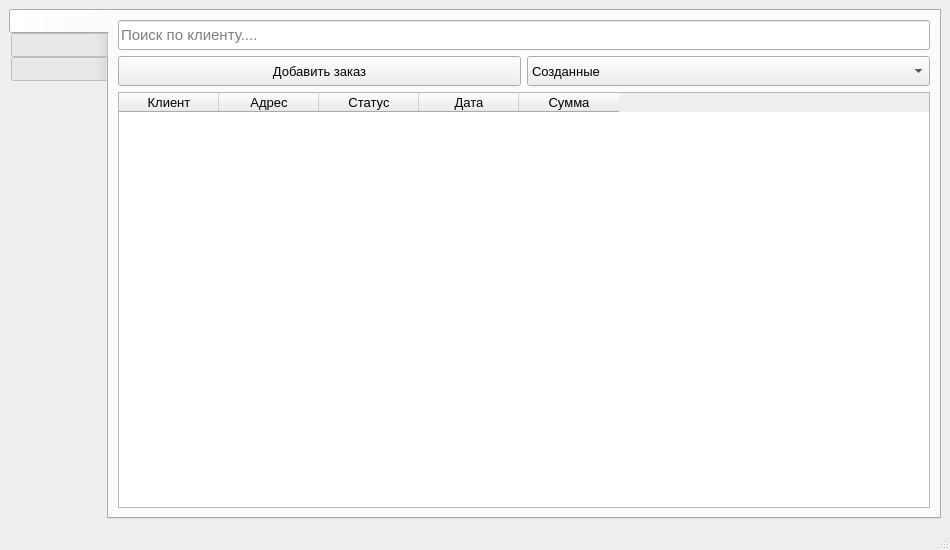
<?xml version="1.0" encoding="UTF-8"?>
<ui version="4.0">
 <class>MainWindow</class>
 <widget class="QMainWindow" name="MainWindow">
  <property name="geometry">
   <rect>
    <x>0</x>
    <y>0</y>
    <width>950</width>
    <height>550</height>
   </rect>
  </property>
  <property name="windowTitle">
   <string>Книжный магазин</string>
  </property>
  <property name="windowIcon">
   <iconset>
    <normaloff>../icons/shop.png</normaloff>../icons/shop.png</iconset>
  </property>
  <widget class="QWidget" name="centralwidget">
   <layout class="QGridLayout" name="gridLayout">
    <item row="0" column="0">
     <widget class="QTabWidget" name="tabWidget">
      <property name="enabled">
       <bool>true</bool>
      </property>
      <property name="font">
       <font>
        <kerning>true</kerning>
       </font>
      </property>
      <property name="mouseTracking">
       <bool>false</bool>
      </property>
      <property name="tabletTracking">
       <bool>false</bool>
      </property>
      <property name="contextMenuPolicy">
       <enum>Qt::ActionsContextMenu</enum>
      </property>
      <property name="acceptDrops">
       <bool>false</bool>
      </property>
      <property name="layoutDirection">
       <enum>Qt::LeftToRight</enum>
      </property>
      <property name="autoFillBackground">
       <bool>false</bool>
      </property>
      <property name="styleSheet">
       <string notr="true">QTabBar::tab { min-width: 100px; min-width: 100px; }</string>
      </property>
      <property name="tabPosition">
       <enum>QTabWidget::West</enum>
      </property>
      <property name="tabShape">
       <enum>QTabWidget::Rounded</enum>
      </property>
      <property name="currentIndex">
       <number>0</number>
      </property>
      <property name="iconSize">
       <size>
        <width>120</width>
        <height>120</height>
       </size>
      </property>
      <property name="elideMode">
       <enum>Qt::ElideNone</enum>
      </property>
      <property name="usesScrollButtons">
       <bool>false</bool>
      </property>
      <property name="documentMode">
       <bool>false</bool>
      </property>
      <property name="tabsClosable">
       <bool>false</bool>
      </property>
      <property name="movable">
       <bool>false</bool>
      </property>
      <property name="tabBarAutoHide">
       <bool>false</bool>
      </property>
      <widget class="QWidget" name="tab">
       <property name="sizePolicy">
        <sizepolicy hsizetype="Preferred" vsizetype="Preferred">
         <horstretch>0</horstretch>
         <verstretch>0</verstretch>
        </sizepolicy>
       </property>
       <property name="focusPolicy">
        <enum>Qt::NoFocus</enum>
       </property>
       <attribute name="icon">
        <iconset>
         <normaloff>../icons/shop_book.png</normaloff>../icons/shop_book.png</iconset>
       </attribute>
       <attribute name="title">
        <string/>
       </attribute>
       <layout class="QGridLayout" name="gridLayout_2">
        <item row="2" column="0">
         <layout class="QVBoxLayout" name="verticalLayout_2">
          <item>
           <widget class="QTableWidget" name="tableOrderWidget">
            <property name="maximumSize">
             <size>
              <width>16777215</width>
              <height>16777215</height>
             </size>
            </property>
            <property name="font">
             <font>
              <pointsize>10</pointsize>
             </font>
            </property>
            <property name="frameShape">
             <enum>QFrame::StyledPanel</enum>
            </property>
            <property name="frameShadow">
             <enum>QFrame::Sunken</enum>
            </property>
            <property name="lineWidth">
             <number>1</number>
            </property>
            <property name="editTriggers">
             <set>QAbstractItemView::DoubleClicked|QAbstractItemView::SelectedClicked</set>
            </property>
            <property name="alternatingRowColors">
             <bool>false</bool>
            </property>
            <property name="selectionBehavior">
             <enum>QAbstractItemView::SelectRows</enum>
            </property>
            <property name="gridStyle">
             <enum>Qt::SolidLine</enum>
            </property>
            <property name="sortingEnabled">
             <bool>false</bool>
            </property>
            <column>
             <property name="text">
              <string>Клиент</string>
             </property>
            </column>
            <column>
             <property name="text">
              <string>Адрес</string>
             </property>
            </column>
            <column>
             <property name="text">
              <string>Статус</string>
             </property>
            </column>
            <column>
             <property name="text">
              <string>Дата</string>
             </property>
            </column>
            <column>
             <property name="text">
              <string>Сумма</string>
             </property>
            </column>
           </widget>
          </item>
         </layout>
        </item>
        <item row="1" column="0">
         <layout class="QHBoxLayout" name="horizontalLayout">
          <item>
           <layout class="QVBoxLayout" name="verticalLayout">
            <item>
             <widget class="QPushButton" name="addOrder">
              <property name="minimumSize">
               <size>
                <width>0</width>
                <height>30</height>
               </size>
              </property>
              <property name="font">
               <font>
                <pointsize>10</pointsize>
               </font>
              </property>
              <property name="text">
               <string>Добавить заказ</string>
              </property>
             </widget>
            </item>
           </layout>
          </item>
          <item>
           <layout class="QVBoxLayout" name="verticalLayout_4">
            <item>
             <widget class="QComboBox" name="comboStatus">
              <property name="minimumSize">
               <size>
                <width>0</width>
                <height>30</height>
               </size>
              </property>
              <property name="font">
               <font>
                <pointsize>10</pointsize>
               </font>
              </property>
              <property name="currentIndex">
               <number>3</number>
              </property>
              <item>
               <property name="text">
                <string>Отправленные</string>
               </property>
              </item>
              <item>
               <property name="text">
                <string>Доставленные</string>
               </property>
              </item>
              <item>
               <property name="text">
                <string>В сборке</string>
               </property>
              </item>
              <item>
               <property name="text">
                <string>Созданные</string>
               </property>
              </item>
              <item>
               <property name="text">
                <string>Отмененные</string>
               </property>
              </item>
             </widget>
            </item>
           </layout>
          </item>
         </layout>
        </item>
        <item row="0" column="0">
         <layout class="QVBoxLayout" name="verticalLayout_11">
          <item>
           <widget class="QLineEdit" name="searchOrder">
            <property name="sizePolicy">
             <sizepolicy hsizetype="Preferred" vsizetype="Fixed">
              <horstretch>0</horstretch>
              <verstretch>100</verstretch>
             </sizepolicy>
            </property>
            <property name="minimumSize">
             <size>
              <width>0</width>
              <height>30</height>
             </size>
            </property>
            <property name="font">
             <font>
              <pointsize>11</pointsize>
             </font>
            </property>
            <property name="placeholderText">
             <string>Поиск по клиенту....</string>
            </property>
           </widget>
          </item>
         </layout>
        </item>
       </layout>
      </widget>
      <widget class="QWidget" name="tab_2">
       <property name="sizePolicy">
        <sizepolicy hsizetype="Expanding" vsizetype="Expanding">
         <horstretch>0</horstretch>
         <verstretch>0</verstretch>
        </sizepolicy>
       </property>
       <attribute name="icon">
        <iconset>
         <normaloff>../icons/book.png</normaloff>../icons/book.png</iconset>
       </attribute>
       <attribute name="title">
        <string/>
       </attribute>
       <layout class="QGridLayout" name="gridLayout_3">
        <item row="1" column="0">
         <layout class="QHBoxLayout" name="horizontalLayout_2">
          <item>
           <layout class="QVBoxLayout" name="verticalLayout_6">
            <item>
             <widget class="QPushButton" name="addBook">
              <property name="minimumSize">
               <size>
                <width>0</width>
                <height>30</height>
               </size>
              </property>
              <property name="font">
               <font>
                <pointsize>10</pointsize>
               </font>
              </property>
              <property name="text">
               <string>Добавить книгу</string>
              </property>
             </widget>
            </item>
           </layout>
          </item>
          <item>
           <layout class="QVBoxLayout" name="verticalLayout_7">
            <item>
             <widget class="QPushButton" name="addArrival">
              <property name="minimumSize">
               <size>
                <width>0</width>
                <height>30</height>
               </size>
              </property>
              <property name="font">
               <font>
                <pointsize>10</pointsize>
               </font>
              </property>
              <property name="text">
               <string>Добавить поступление</string>
              </property>
             </widget>
            </item>
           </layout>
          </item>
         </layout>
        </item>
        <item row="2" column="0">
         <layout class="QVBoxLayout" name="verticalLayout_5">
          <item>
           <widget class="QTableWidget" name="tableBookWidget">
            <property name="font">
             <font>
              <pointsize>10</pointsize>
             </font>
            </property>
            <property name="frameShape">
             <enum>QFrame::StyledPanel</enum>
            </property>
            <property name="frameShadow">
             <enum>QFrame::Sunken</enum>
            </property>
            <property name="lineWidth">
             <number>1</number>
            </property>
            <property name="midLineWidth">
             <number>2</number>
            </property>
            <property name="sizeAdjustPolicy">
             <enum>QAbstractScrollArea::AdjustToContents</enum>
            </property>
            <property name="tabKeyNavigation">
             <bool>true</bool>
            </property>
            <property name="showDropIndicator" stdset="0">
             <bool>true</bool>
            </property>
            <property name="selectionBehavior">
             <enum>QAbstractItemView::SelectRows</enum>
            </property>
            <property name="textElideMode">
             <enum>Qt::ElideRight</enum>
            </property>
            <property name="showGrid">
             <bool>true</bool>
            </property>
            <property name="gridStyle">
             <enum>Qt::SolidLine</enum>
            </property>
            <property name="sortingEnabled">
             <bool>false</bool>
            </property>
            <property name="wordWrap">
             <bool>true</bool>
            </property>
            <column>
             <property name="text">
              <string>Название</string>
             </property>
            </column>
            <column>
             <property name="text">
              <string>Автор</string>
             </property>
            </column>
            <column>
             <property name="text">
              <string>Жанр(-ы)</string>
             </property>
            </column>
            <column>
             <property name="text">
              <string>Издатель</string>
             </property>
            </column>
            <column>
             <property name="text">
              <string>Год издания</string>
             </property>
            </column>
            <column>
             <property name="text">
              <string>Цена</string>
             </property>
            </column>
            <column>
             <property name="text">
              <string>Количество</string>
             </property>
            </column>
           </widget>
          </item>
         </layout>
        </item>
        <item row="0" column="0">
         <layout class="QHBoxLayout" name="horizontalLayout_3">
          <item>
           <widget class="QLineEdit" name="searchBook">
            <property name="minimumSize">
             <size>
              <width>0</width>
              <height>30</height>
             </size>
            </property>
            <property name="font">
             <font>
              <pointsize>10</pointsize>
             </font>
            </property>
            <property name="placeholderText">
             <string>Поиск книги...</string>
            </property>
           </widget>
          </item>
         </layout>
        </item>
       </layout>
      </widget>
      <widget class="QWidget" name="tab_3">
       <attribute name="icon">
        <iconset>
         <normaloff>../icons/clipboard.png</normaloff>../icons/clipboard.png</iconset>
       </attribute>
       <attribute name="title">
        <string/>
       </attribute>
       <layout class="QGridLayout" name="gridLayout_4">
        <item row="0" column="0" colspan="3">
         <layout class="QHBoxLayout" name="horizontalLayout_4">
          <item>
           <widget class="QCommandLinkButton" name="sales">
            <property name="maximumSize">
             <size>
              <width>16777215</width>
              <height>50</height>
             </size>
            </property>
            <property name="font">
             <font>
              <pointsize>14</pointsize>
             </font>
            </property>
            <property name="text">
             <string>Продажи за 3 месяца</string>
            </property>
            <property name="icon">
             <iconset>
              <normaloff>../icons/growth.png</normaloff>../icons/growth.png</iconset>
            </property>
            <property name="iconSize">
             <size>
              <width>60</width>
              <height>30</height>
             </size>
            </property>
           </widget>
          </item>
         </layout>
        </item>
        <item row="1" column="0" colspan="3">
         <layout class="QHBoxLayout" name="horizontalLayout_5">
          <item>
           <widget class="QCommandLinkButton" name="topClient">
            <property name="maximumSize">
             <size>
              <width>16777215</width>
              <height>50</height>
             </size>
            </property>
            <property name="font">
             <font>
              <pointsize>14</pointsize>
             </font>
            </property>
            <property name="text">
             <string>Самые частые покупатели</string>
            </property>
            <property name="icon">
             <iconset>
              <normaloff>../icons/client.png</normaloff>../icons/client.png</iconset>
            </property>
            <property name="iconSize">
             <size>
              <width>60</width>
              <height>30</height>
             </size>
            </property>
           </widget>
          </item>
         </layout>
        </item>
        <item row="2" column="0" colspan="3">
         <layout class="QHBoxLayout" name="horizontalLayout_6">
          <item>
           <widget class="QCommandLinkButton" name="topSellingBooksMonth">
            <property name="maximumSize">
             <size>
              <width>16777215</width>
              <height>50</height>
             </size>
            </property>
            <property name="font">
             <font>
              <pointsize>14</pointsize>
             </font>
            </property>
            <property name="text">
             <string>Самые продаваемые книги за месяц</string>
            </property>
            <property name="icon">
             <iconset>
              <normaloff>../icons/bookReport.png</normaloff>../icons/bookReport.png</iconset>
            </property>
            <property name="iconSize">
             <size>
              <width>60</width>
              <height>30</height>
             </size>
            </property>
           </widget>
          </item>
         </layout>
        </item>
        <item row="3" column="0" colspan="3">
         <layout class="QHBoxLayout" name="horizontalLayout_7">
          <item>
           <widget class="QCommandLinkButton" name="topSellingBooks">
            <property name="maximumSize">
             <size>
              <width>16777215</width>
              <height>50</height>
             </size>
            </property>
            <property name="font">
             <font>
              <pointsize>14</pointsize>
             </font>
            </property>
            <property name="text">
             <string>Самые продаваемые книги</string>
            </property>
            <property name="icon">
             <iconset>
              <normaloff>../icons/bookReport.png</normaloff>../icons/bookReport.png</iconset>
            </property>
            <property name="iconSize">
             <size>
              <width>60</width>
              <height>30</height>
             </size>
            </property>
           </widget>
          </item>
         </layout>
        </item>
        <item row="5" column="2">
         <layout class="QHBoxLayout" name="horizontalLayout_8">
          <property name="leftMargin">
           <number>200</number>
          </property>
          <item>
           <widget class="QCommandLinkButton" name="logout">
            <property name="maximumSize">
             <size>
              <width>50</width>
              <height>50</height>
             </size>
            </property>
            <property name="text">
             <string/>
            </property>
            <property name="icon">
             <iconset>
              <normaloff>../icons/exit.png</normaloff>../icons/exit.png</iconset>
            </property>
            <property name="iconSize">
             <size>
              <width>30</width>
              <height>30</height>
             </size>
            </property>
           </widget>
          </item>
         </layout>
        </item>
       </layout>
      </widget>
     </widget>
    </item>
   </layout>
  </widget>
  <widget class="QStatusBar" name="statusbar"/>
 </widget>
 <tabstops>
  <tabstop>tabWidget</tabstop>
  <tabstop>addBook</tabstop>
  <tabstop>addArrival</tabstop>
  <tabstop>tableBookWidget</tabstop>
  <tabstop>searchBook</tabstop>
  <tabstop>tableOrderWidget</tabstop>
  <tabstop>searchOrder</tabstop>
  <tabstop>addOrder</tabstop>
  <tabstop>comboStatus</tabstop>
 </tabstops>
 <resources/>
 <connections>
  <connection>
   <sender>searchOrder</sender>
   <signal>editingFinished()</signal>
   <receiver>MainWindow</receiver>
   <slot>searchOrder()</slot>
   <hints>
    <hint type="sourcelabel">
     <x>535</x>
     <y>32</y>
    </hint>
    <hint type="destinationlabel">
     <x>470</x>
     <y>320</y>
    </hint>
   </hints>
  </connection>
  <connection>
   <sender>addOrder</sender>
   <signal>clicked()</signal>
   <receiver>MainWindow</receiver>
   <slot>goToAddOrderWindow()</slot>
   <hints>
    <hint type="sourcelabel">
     <x>276</x>
     <y>65</y>
    </hint>
    <hint type="destinationlabel">
     <x>470</x>
     <y>320</y>
    </hint>
   </hints>
  </connection>
  <connection>
   <sender>addBook</sender>
   <signal>clicked()</signal>
   <receiver>MainWindow</receiver>
   <slot>goToAddBookWindow()</slot>
   <hints>
    <hint type="sourcelabel">
     <x>341</x>
     <y>65</y>
    </hint>
    <hint type="destinationlabel">
     <x>470</x>
     <y>320</y>
    </hint>
   </hints>
  </connection>
  <connection>
   <sender>searchBook</sender>
   <signal>editingFinished()</signal>
   <receiver>MainWindow</receiver>
   <slot>searchBook()</slot>
   <hints>
    <hint type="sourcelabel">
     <x>535</x>
     <y>32</y>
    </hint>
    <hint type="destinationlabel">
     <x>470</x>
     <y>320</y>
    </hint>
   </hints>
  </connection>
  <connection>
   <sender>addArrival</sender>
   <signal>clicked()</signal>
   <receiver>MainWindow</receiver>
   <slot>goToAddArrivalWindow()</slot>
   <hints>
    <hint type="sourcelabel">
     <x>729</x>
     <y>65</y>
    </hint>
    <hint type="destinationlabel">
     <x>470</x>
     <y>320</y>
    </hint>
   </hints>
  </connection>
  <connection>
   <sender>tableOrderWidget</sender>
   <signal>itemDoubleClicked(QTableWidgetItem*)</signal>
   <receiver>MainWindow</receiver>
   <slot>goToOrderWindow()</slot>
   <hints>
    <hint type="sourcelabel">
     <x>535</x>
     <y>342</y>
    </hint>
    <hint type="destinationlabel">
     <x>470</x>
     <y>320</y>
    </hint>
   </hints>
  </connection>
  <connection>
   <sender>sales</sender>
   <signal>clicked()</signal>
   <receiver>MainWindow</receiver>
   <slot>goToSales()</slot>
   <hints>
    <hint type="sourcelabel">
     <x>281</x>
     <y>101</y>
    </hint>
    <hint type="destinationlabel">
     <x>470</x>
     <y>320</y>
    </hint>
   </hints>
  </connection>
  <connection>
   <sender>topSellingBooks</sender>
   <signal>clicked()</signal>
   <receiver>MainWindow</receiver>
   <slot>goToTopSelling()</slot>
   <hints>
    <hint type="sourcelabel">
     <x>281</x>
     <y>141</y>
    </hint>
    <hint type="destinationlabel">
     <x>470</x>
     <y>320</y>
    </hint>
   </hints>
  </connection>
  <connection>
   <sender>topSellingBooksMonth</sender>
   <signal>clicked()</signal>
   <receiver>MainWindow</receiver>
   <slot>goToTopSellingMonth()</slot>
   <hints>
    <hint type="sourcelabel">
     <x>281</x>
     <y>181</y>
    </hint>
    <hint type="destinationlabel">
     <x>470</x>
     <y>320</y>
    </hint>
   </hints>
  </connection>
  <connection>
   <sender>tableBookWidget</sender>
   <signal>itemDoubleClicked(QTableWidgetItem*)</signal>
   <receiver>MainWindow</receiver>
   <slot>goToBookWindow()</slot>
   <hints>
    <hint type="sourcelabel">
     <x>539</x>
     <y>302</y>
    </hint>
    <hint type="destinationlabel">
     <x>474</x>
     <y>274</y>
    </hint>
   </hints>
  </connection>
  <connection>
   <sender>comboStatus</sender>
   <signal>currentIndexChanged(int)</signal>
   <receiver>MainWindow</receiver>
   <slot>filter()</slot>
   <hints>
    <hint type="sourcelabel">
     <x>735</x>
     <y>74</y>
    </hint>
    <hint type="destinationlabel">
     <x>474</x>
     <y>274</y>
    </hint>
   </hints>
  </connection>
  <connection>
   <sender>topClient</sender>
   <signal>clicked()</signal>
   <receiver>MainWindow</receiver>
   <slot>goToTopClient()</slot>
   <hints>
    <hint type="sourcelabel">
     <x>386</x>
     <y>153</y>
    </hint>
    <hint type="destinationlabel">
     <x>474</x>
     <y>274</y>
    </hint>
   </hints>
  </connection>
  <connection>
   <sender>logout</sender>
   <signal>clicked()</signal>
   <receiver>MainWindow</receiver>
   <slot>logout()</slot>
   <hints>
    <hint type="sourcelabel">
     <x>911</x>
     <y>485</y>
    </hint>
    <hint type="destinationlabel">
     <x>474</x>
     <y>274</y>
    </hint>
   </hints>
  </connection>
 </connections>
 <slots>
  <slot>searchOrder()</slot>
  <slot>goToAddOrderWindow()</slot>
  <slot>goToAddBookWindow()</slot>
  <slot>searchBook()</slot>
  <slot>goToAddArrivalWindow()</slot>
  <slot>goToOrderWindow()</slot>
  <slot>goToSales()</slot>
  <slot>goToTopSelling()</slot>
  <slot>goToTopSellingMonth()</slot>
  <slot>goToBookWindow()</slot>
  <slot>filter()</slot>
  <slot>goToTopClient()</slot>
  <slot>logout()</slot>
 </slots>
</ui>
